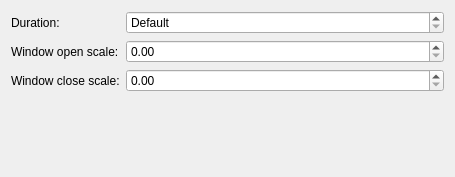
<?xml version="1.0" encoding="UTF-8"?>

<!--
SPDX-FileCopyrightText: 2023 Roman Gilg <subdiff@gmail.com>

SPDX-License-Identifier: GPL-2.0-or-later
-->

<ui version="4.0">
 <class>ScaleEffectConfig</class>
 <widget class="QWidget" name="ScaleEffectConfig">
  <property name="geometry">
   <rect>
    <x>0</x>
    <y>0</y>
    <width>455</width>
    <height>177</height>
   </rect>
  </property>
  <layout class="QFormLayout" name="formLayout">
   <item row="1" column="0">
    <widget class="QLabel" name="label_Duration">
     <property name="text">
      <string>Duration:</string>
     </property>
    </widget>
   </item>
   <item row="1" column="1">
    <widget class="QSpinBox" name="kcfg_Duration">
     <property name="sizePolicy">
      <sizepolicy hsizetype="Expanding" vsizetype="Fixed">
       <horstretch>0</horstretch>
       <verstretch>0</verstretch>
      </sizepolicy>
     </property>
     <property name="specialValueText">
      <string>Default</string>
     </property>
     <property name="suffix">
      <string> milliseconds</string>
     </property>
     <property name="maximum">
      <number>9999</number>
     </property>
     <property name="singleStep">
      <number>5</number>
     </property>
    </widget>
   </item>
   <item row="2" column="0">
    <widget class="QLabel" name="label_InScale">
     <property name="text">
      <string>Window open scale:</string>
     </property>
    </widget>
   </item>
   <item row="3" column="0">
    <widget class="QLabel" name="label_OutScale">
     <property name="text">
      <string>Window close scale:</string>
     </property>
    </widget>
   </item>
   <item row="2" column="1">
    <widget class="QDoubleSpinBox" name="kcfg_InScale">
     <property name="sizePolicy">
      <sizepolicy hsizetype="Expanding" vsizetype="Fixed">
       <horstretch>0</horstretch>
       <verstretch>0</verstretch>
      </sizepolicy>
     </property>
     <property name="maximum">
      <double>9.990000000000000</double>
     </property>
     <property name="singleStep">
      <double>0.050000000000000</double>
     </property>
    </widget>
   </item>
   <item row="3" column="1">
    <widget class="QDoubleSpinBox" name="kcfg_OutScale">
     <property name="sizePolicy">
      <sizepolicy hsizetype="Expanding" vsizetype="Fixed">
       <horstretch>0</horstretch>
       <verstretch>0</verstretch>
      </sizepolicy>
     </property>
     <property name="maximum">
      <double>9.990000000000000</double>
     </property>
     <property name="singleStep">
      <double>0.050000000000000</double>
     </property>
    </widget>
   </item>
  </layout>
 </widget>
 <resources/>
 <connections/>
</ui>
